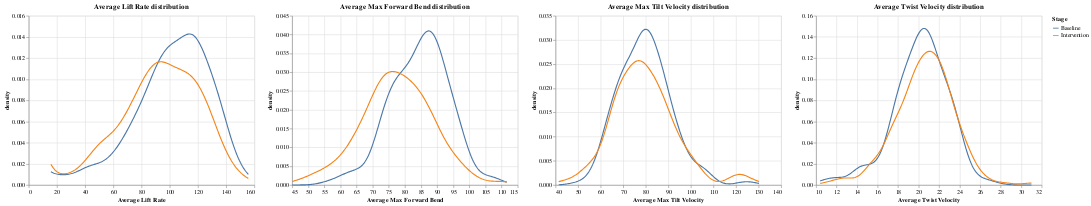

Source (notebook cell):
### Markdown cell above
## Distributions of the other quantitative variables

### Code cell
vrs = ['Average Lift Rate', 'Average Max Forward Bend', 'Average Max Tilt Velocity', 'Average Twist Velocity']

charts = []

for v in vrs:  
    c = alt.Chart(melted_df).transform_density(
        v, 
        groupby=['Stage'],
        as_=['Metric', 'density']
    ).mark_line().encode(
        x=alt.X('Metric:Q', title=v),
        y='density:Q',
        color='Stage'
    ).properties(title= v + " distribution")
    
    charts.append(c)
    
alt.hconcat(*charts)

### Figure 1 — Vega-Lite specification as saved in the notebook (floating-point values rounded to 4 significant figures; data arrays with more than 128 entries replaced by an {"elided": "..."} marker saying what was removed)
{"config": {"view": {"continuousWidth": 400, "continuousHeight": 300}}, "hconcat": [{"mark": "line", "encoding": {"color": {"field": "Stage", "type": "nominal"}, "x": {"field": "Metric", "title": "Average Lift Rate", "type": "quantitative"}, "y": {"field": "density", "type": "quantitative"}}, "title": "Average Lift Rate distribution", "transform": [{"density": "Average Lift Rate", "groupby": ["Stage"], "as": ["Metric", "density"]}]}, {"mark": "line", "encoding": {"color": {"field": "Stage", "type": "nominal"}, "x": {"field": "Metric", "title": "Average Max Forward Bend", "type": "quantitative"}, "y": {"field": "density", "type": "quantitative"}}, "title": "Average Max Forward Bend distribution", "transform": [{"density": "Average Max Forward Bend", "groupby": ["Stage"], "as": ["Metric", "density"]}]}, {"mark": "line", "encoding": {"color": {"field": "Stage", "type": "nominal"}, "x": {"field": "Metric", "title": "Average Max Tilt Velocity", "type": "quantitative"}, "y": {"field": "density", "type": "quantitative"}}, "title": "Average Max Tilt Velocity distribution", "transform": [{"density": "Average Max Tilt Velocity", "groupby": ["Stage"], "as": ["Metric", "density"]}]}, {"mark": "line", "encoding": {"color": {"field": "Stage", "type": "nominal"}, "x": {"field": "Metric", "title": "Average Twist Velocity", "type": "quantitative"}, "y": {"field": "density", "type": "quantitative"}}, "title": "Average Twist Velocity distribution", "transform": [{"density": "Average Twist Velocity", "groupby": ["Stage"], "as": ["Metric", "density"]}]}], "data": {"name": "data-38179dd71d2d9463967753eecec6e91a"}, "$schema": "https://vega.github.io/schema/vega-lite/v4.17.0.json", "datasets": {"data-38179dd71d2d9463967753eecec6e91a": {"elided": "534 records"}}}
